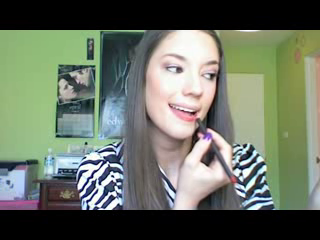
#> input picture frame 16 of python_scripts/test.avi, 320 x 240 px
$ python optical_flow.py
#> lines starting #> are read from the running program, lines starting #| are printed output that depends on the picture; after the words box and inside, x2 and y2 are one past the last pixel; in counts of white or black regions, pixels touching at a corner belong together
import numpy as np
import cv2
cap = cv2.VideoCapture('data/test.avi')
# params for ShiTomasi corner detection
feature_params = dict( maxCorners = 100,
                       qualityLevel = 0.3,
                       minDistance = 7,
                       blockSize = 7 )
# Parameters for lucas kanade optical flow
lk_params = dict( winSize  = (15,15),
                  maxLevel = 2,
                  criteria = (cv2.TERM_CRITERIA_EPS | cv2.TERM_CRITERIA_COUNT, 10, 0.03))
# Create some random colors
color = np.random.randint(0,255,(100,3))
# Take first frame and find corners in it
ret, old_frame = cap.read()
#> old_frame is the input picture: shape (240, 320, 3); mean B, G, R 98.7, 113, 105
old_gray = cv2.cvtColor(old_frame, cv2.COLOR_BGR2GRAY)
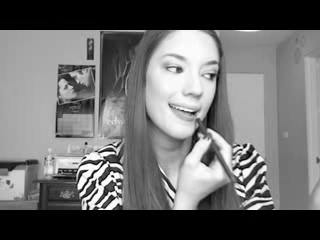
#> old_gray: shape (240, 320); min 0, max 255, mean 109
p0 = cv2.goodFeaturesToTrack(old_gray, mask = None, **feature_params)
#> p0 = 31 rows, first 8: [111, 174], [91, 207], [241, 171], [83, 207], [117, 185], [109, 164], [245, 187], [113, 192]
# Create a mask image for drawing purposes
mask = np.zeros_like(old_frame)
while(1):
    ret,frame = cap.read()
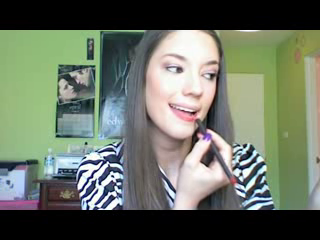
#> input picture frame 17 of python_scripts/test.avi, 320 x 240 px
#> frame is the input picture: shape (240, 320, 3); mean B, G, R 98.7, 112.9, 105
    frame_gray = cv2.cvtColor(frame, cv2.COLOR_BGR2GRAY)
    # calculate optical flow
    p1, st, err = cv2.calcOpticalFlowPyrLK(old_gray, frame_gray, p0, None, **lk_params)
#> p1 = 31 rows, first 8: [111, 174], [90.86, 207], [241, 171], [82.87, 207], [116.9, 185], [109, 164], [245, 187], [112.9, 192]; st = 31 values from 1 to 1; err = 31 values, max 10.72 at index 22, min 0 at index 18, mean 1.59
    # Select good points
    good_new = p1[st==1]
#> good_new = 31 pairs, first value 60 to 264, second value 57 to 207
    good_old = p0[st==1]
#> good_old has the same summary as good_new
    # draw the tracks
    for i,(new,old) in enumerate(zip(good_new,good_old)):
        a,b = new.ravel()
        c,d = old.ravel()
        mask = cv2.line(mask, (a,b),(c,d), color[i].tolist(), 2)
        frame = cv2.circle(frame,(a,b),5,color[i].tolist(),-1)
#> this loop made 31 passes
#> (a, b, c, d) on passes 1 to 12: (111, 174, 111, 174), (90.86, 207, 91, 207), (241, 171, 241, 171), (82.87, 207, 83, 207), (116.9, 185, 117, 185), (109, 164, 109, 164), (245, 187, 245, 187), (112.9, 192, 113, 192), (116, 151, 116, 151), (99.89, 206, 100, 206), (101, 182, 101, 182), (240, 178, 240, 178)
#> pass 2, `mask = cv2.line(mask, (a,b),(c,d), color[i].tolist(), 2)`:
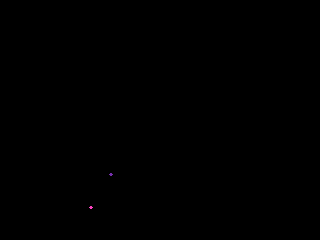
#> mask: shape (240, 320, 3); mean of channels 0, 1, 2 0, 0, 0; drawn as B, G, R
#> pass 2, `frame = cv2.circle(frame,(a,b),5,color[i].tolist(),-1)`:
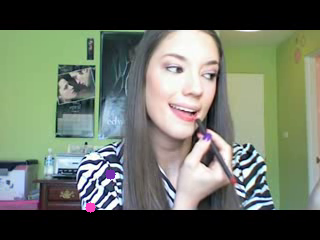
#> frame: shape (240, 320, 3); mean B, G, R 98.8, 112.8, 105.1
#> after the loop:
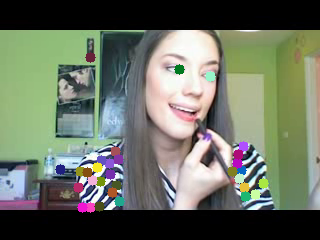
#> frame: shape (240, 320, 3); 2.95% of pixels changed, all inside (x1, y1, x2, y2) = (55, 52, 269, 213)
#> after the loop:
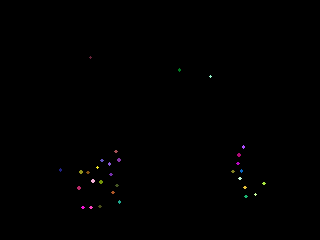
#> mask: shape (240, 320, 3); 0.32% of pixels changed, all inside (x1, y1, x2, y2) = (59, 56, 266, 209); drawn as B, G, R
    img = cv2.add(frame,mask)
    cv2.imshow('frame',img)
    k = cv2.waitKey(30) & 0xff
#> (key Esc is pressed here)
    if k == 27:
        break
    # Now update the previous frame and previous points
    old_gray = frame_gray.copy()
    p0 = good_new.reshape(-1,1,2)
cv2.destroyAllWindows()
cap.release()
